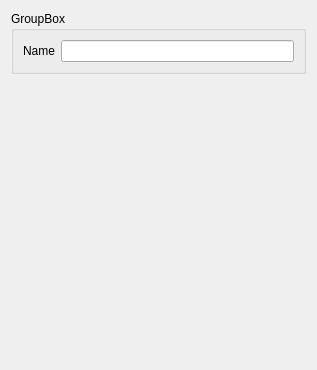
<?xml version="1.0" encoding="UTF-8"?>
<ui version="4.0">
 <class>Form_base3</class>
 <widget class="QWidget" name="Form_base3">
  <property name="geometry">
   <rect>
    <x>0</x>
    <y>0</y>
    <width>317</width>
    <height>370</height>
   </rect>
  </property>
  <property name="windowTitle">
   <string>Form</string>
  </property>
  <layout class="QVBoxLayout" name="verticalLayout">
   <item>
    <widget class="QGroupBox" name="groupBox">
     <property name="title">
      <string>GroupBox</string>
     </property>
     <layout class="QGridLayout" name="gridLayout">
      <item row="0" column="0">
       <widget class="QLabel" name="label">
        <property name="text">
         <string>Name</string>
        </property>
       </widget>
      </item>
      <item row="0" column="1">
       <widget class="QLineEdit" name="lineEdit_libelle"/>
      </item>
     </layout>
    </widget>
   </item>
   <item>
    <spacer name="verticalSpacer">
     <property name="orientation">
      <enum>Qt::Vertical</enum>
     </property>
     <property name="sizeHint" stdset="0">
      <size>
       <width>20</width>
       <height>40</height>
      </size>
     </property>
    </spacer>
   </item>
  </layout>
 </widget>
 <resources/>
 <connections/>
</ui>
